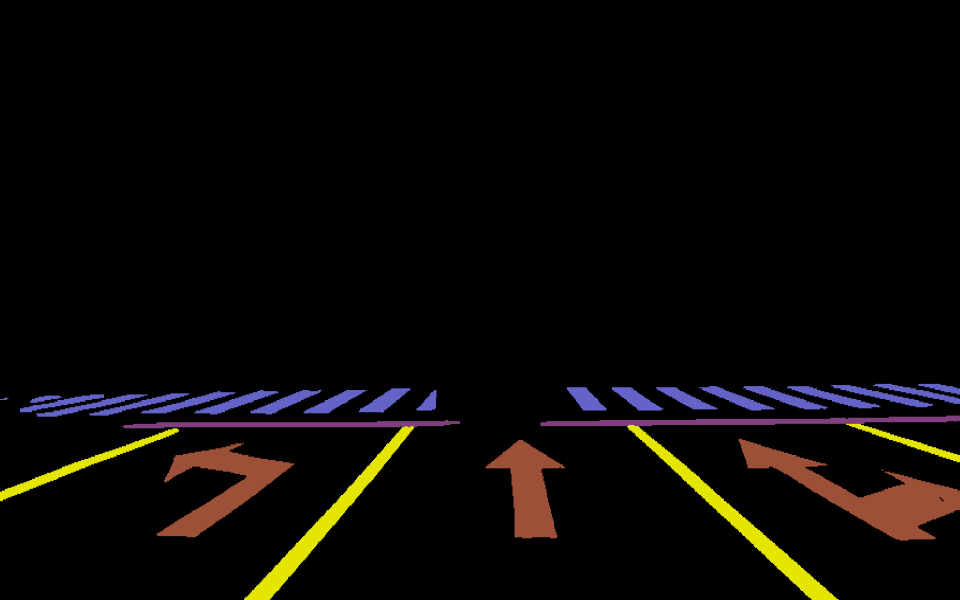
//> input picture data/segmentation.png, 1920 x 1200 px (shown at 1/2 size)
$ ./main   (built with g++ and OpenCV 4)
//> lines starting //> are read from the running program, lines starting //| are printed output that depends on the picture; after the words box and inside, x2 and y2 are one past the last pixel; in counts of white or black regions, pixels touching at a corner belong together
// BFS, Breadth First Search

#include <iostream>
// 在这里使用队列，利用它先进先出的特性。因为僵尸自爆是有顺序的，先被感染的僵尸必须先自爆，
// 这也是为了遵循BFS的原理，如同水面的涟漪一层层地往外扩展
#include <queue>

#include <opencv2/core.hpp>
#include <opencv2/imgcodecs.hpp>
#include <cv.hpp>
#include <chrono>

using std::cout;
using std::endl;

int main() {
    cv::Mat image = cv::imread("../data/segmentation.png");
//> image is the input picture: 1200 rows x 1920 cols, CV_8UC3; mean B, G, R 5.5, 7.7, 10.1
    // 生死薄，记录哪些是活人哪些是死人，刚开始全都活着
    cv::Mat image_DeathNote(image.size(), CV_8UC1, cv::Scalar::all(1));
    int rows = image.rows;
//> rows = 1200
    int cols = image.cols;
//> cols = 1920
    for (int i = 0; i < rows; ++i) {
        for (int j = 0; j < cols; ++j) {
            if (image.at<cv::Vec3b>(i, j) != cv::Vec3b(55, 80, 156)) {
                image.at<cv::Vec3b>(i, j) = cv::Vec3b(0, 0, 0);
            } else {
//                cout << i << ", " << j << endl;
            }
        }
    }
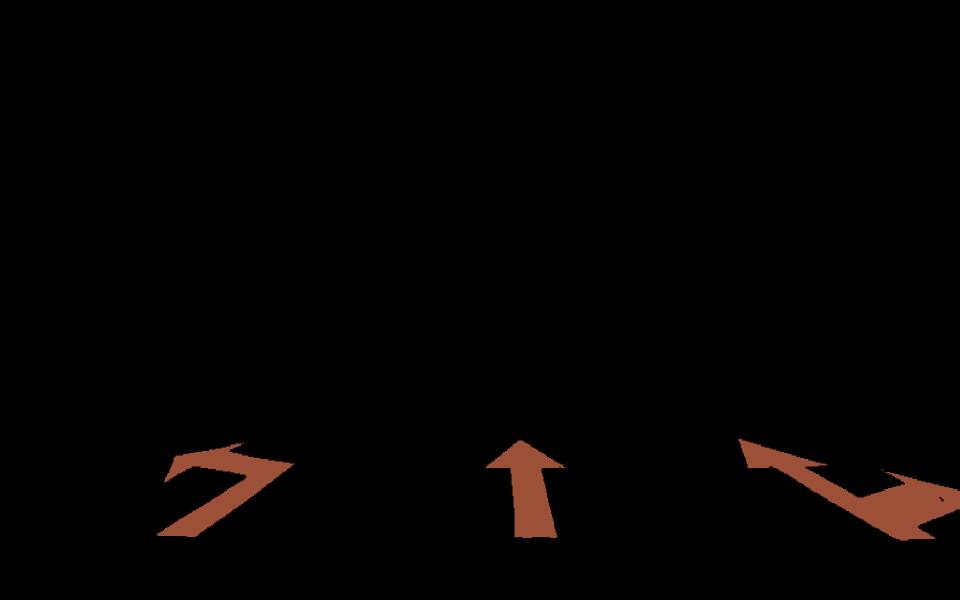
//> image: 1200 rows x 1920 cols, CV_8UC3 (shown at 1/2 size); 4.23% of pixels changed, all inside (x1, y1, x2, y2) = (0, 767, 1920, 1200)
    cv::Mat image_show = image.clone();

    // 第一个被感染的“神”
    cv::Point2i cami(0, 0);
    cv::Vec3b mortal(0, 0, 0);

    // 首先确定一个种子僵尸，然后它不断地自爆，感染上下左右4个活人，自爆后自己就死了也不能再次被感染了(因为已经炸了，渣都不剩了)，
    // 然后4个被感染的人再次自爆去感染它四周的人。这样，经过多轮自爆后，毒气慢慢地就会延伸到“神”所在的区域，
    // 找出第一个被感染的“神”是谁
    std::queue<cv::Point2i> vZombiePixels; // 已经感染毒气，但还没自爆的（也就是还没死的）僵尸的集合
    cv::Point2i seedPt(920, 1275);  // 第一个被下蛊虫的人
    std::chrono::steady_clock::time_point t1 = std::chrono::steady_clock::now();
    if (image.at<cv::Vec3b>(seedPt.x, seedPt.y) != mortal) {
        // 如果第一个被感染的人恰好是神，那不用找了，直接是它
        cami = cv::Point2i(seedPt.x, seedPt.y);
    } else {
        vZombiePixels.push(seedPt);
        image_DeathNote.at<uchar>(seedPt.x, seedPt.y) = 0;
    }

    // 还有僵尸没自爆。因为到最后我们肯定是需要所有人都感染病毒而死，并且死了后马上爆炸，炸得整幅图渣都不剩.除非已经找到了一个神
    while (!vZombiePixels.empty()) {
        std::queue<cv::Point2i> vTempPixels = vZombiePixels;
        int numPixel = 0;
// [13 lines of commented-out code are left out]
        cv::Point2i curPixel = vZombiePixels.front();

        int x = curPixel.x;
        int y = curPixel.y;
        // 给我死，在生死薄上记下来.或者说已经炸了，尸骨无存了，没办法再被感染了
        image_DeathNote.at<uchar>(x, y) = 0;

        // 把队列最底部的元素pop出来，因为它的尸体已经炸了
        vZombiePixels.pop();

        // 死了后实体自爆散发毒气，去感染四周的活人（至于周围那些被感染后已经死了的人，它炸得尸体都没有了，病毒自然也感染不了了）
        if (x >= 1) {  // 可以往上扩展
            // 病毒扩散到了“神”域
            if (image.at<cv::Vec3b>(x - 1, 1) != mortal) {
                cami = cv::Point2i(x - 1, 1);
                break;
            }

            if (image_DeathNote.at<uchar>(x - 1, y) == 1) {
                vZombiePixels.emplace(x - 1, y);
                image_DeathNote.at<uchar>(x - 1, y) = 0;
            }
        }

        if (x <= rows - 2) {  // 可以往下扩展
            if (image.at<cv::Vec3b>(x + 1, y) != mortal) {
                cami = cv::Point2i(x + 1, y);
                break;
            }

            if (image_DeathNote.at<uchar>(x + 1, y) == 1) {
                vZombiePixels.emplace(x + 1, y);
                image_DeathNote.at<uchar>(x + 1, y) = 0;
            }
        }

        if (y >= 1) {  // 可以往左扩展
            if (image.at<cv::Vec3b>(x, y - 1) != mortal) {
                cami = cv::Point2i(x, y - 1);
                break;
            }

            if (image_DeathNote.at<uchar>(x, y - 1) == 1) {
                vZombiePixels.emplace(x, y - 1);
                image_DeathNote.at<uchar>(x, y - 1) = 0;
            }
        }

        if (y <= cols - 2) {  // 可以往右扩展
            if (image.at<cv::Vec3b>(x, y + 1) != mortal) {
                cami = cv::Point2i(x, y + 1);
                break;
            }

            if (image_DeathNote.at<uchar>(x, y + 1) == 1) {
                vZombiePixels.emplace(x, y + 1);
                image_DeathNote.at<uchar>(x, y + 1) = 0;
            }
        }
    }
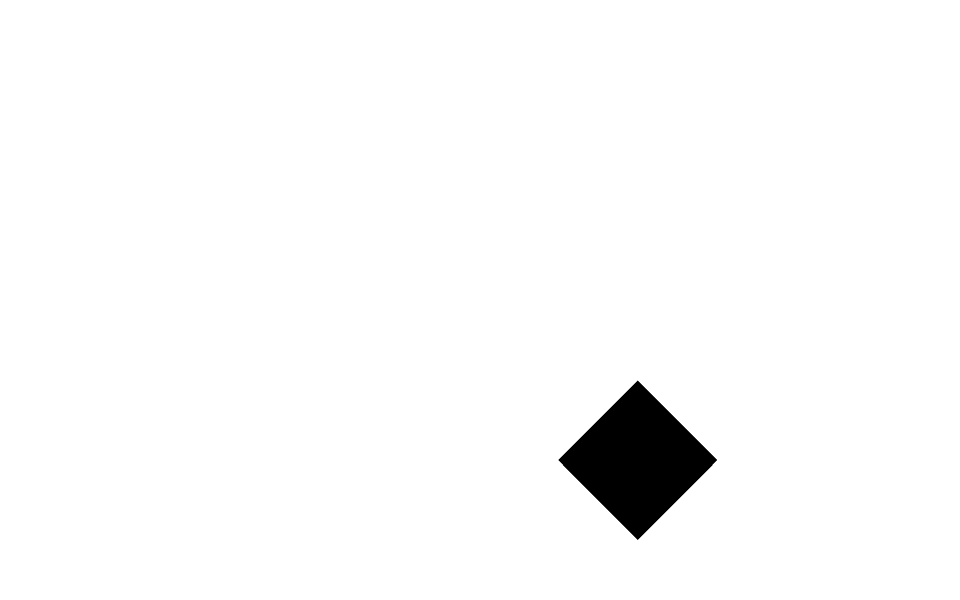
//> image_DeathNote: 1200 rows x 1920 cols, CV_8UC1 (shown at 1/2 size); values 0 (black) and 1 (white), 97.8% white; 1 black region, box (x1, y1, x2, y2) and area: (1117, 761, 1434, 1080) 50861
//> after the loop, vZombiePixels = 635 items
    std::chrono::steady_clock::time_point t2 = std::chrono::steady_clock::now();
    double ttrack = std::chrono::duration_cast<std::chrono::duration<double> >(t2 - t1).count();
    cout << "ttrack = " << ttrack << endl << endl;
    cout << "cami is " << cami << endl;
//| cami is [929, 1125]
    cout << "image.at<cv::Vec3b>(cami) is " << image.at<cv::Vec3b>(cami.x, cami.y) << endl;
//| image.at<cv::Vec3b>(cami) is [55, 80, 156]
    cv::circle(image, cv::Point2i(seedPt.y, seedPt.x), 5, cv::Scalar(100, 200, 0));
//> image: 1200 rows x 1920 cols, CV_8UC3; 28 pixels changed, all inside (x1, y1, x2, y2) = (1270, 915, 1281, 926)
    cv::circle(image, cv::Point2i(cami.y, cami.x), 5, cv::Scalar(100, 200, 0));
//> image: 1200 rows x 1920 cols, CV_8UC3; mean B, G, R 1.4, 2, 4
    cv::namedWindow("segmentation", CV_WINDOW_NORMAL);
    cv::imshow("segmentation", image);

    {
// [5 lines of commented-out code are left out]
    }

    cv::waitKey();
}
